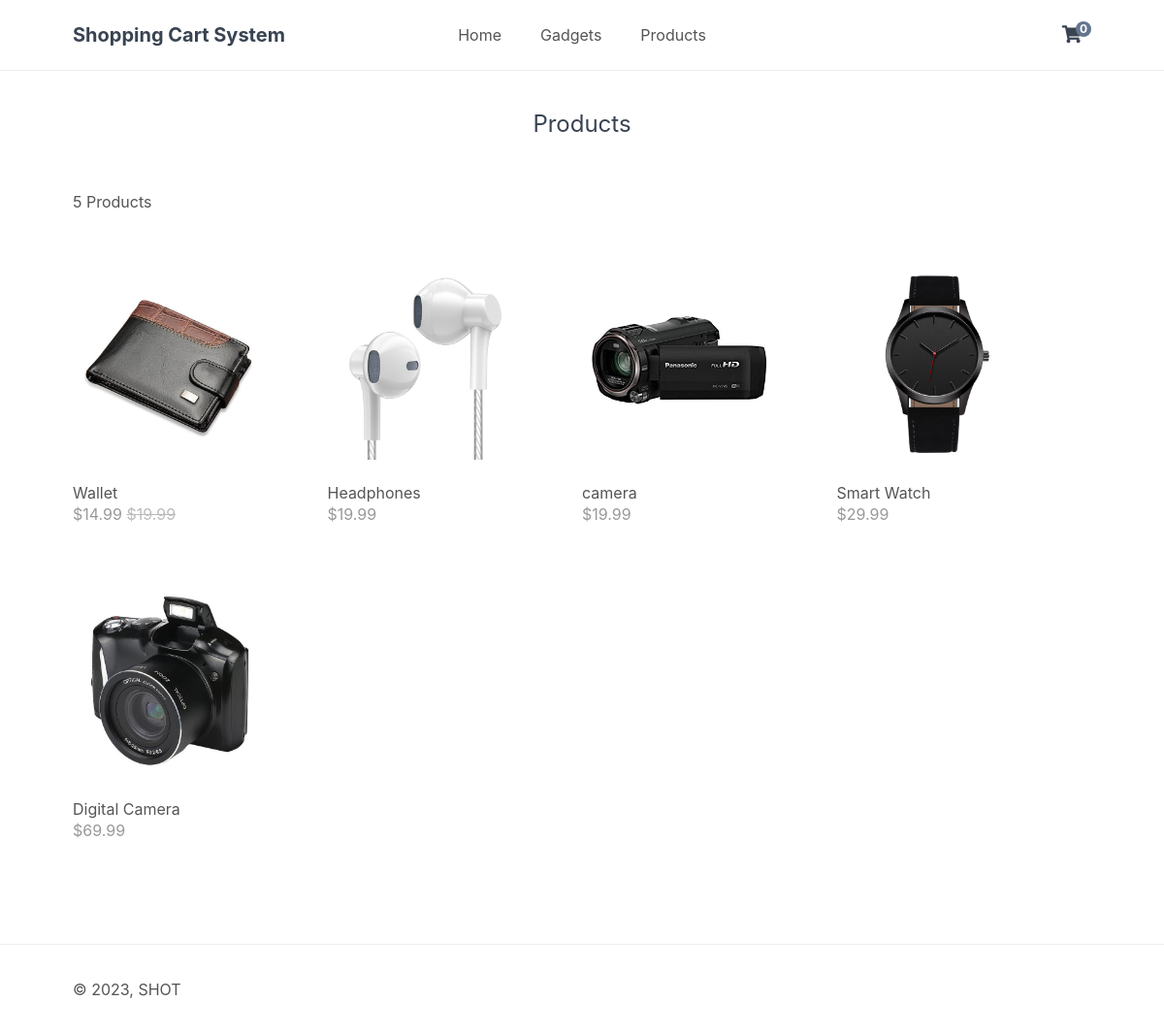
Screenshot of /shoppingcart/index.php?page=products with the database file from the repository.
### tables this page shows
CREATE TABLE `products` (
  `id` int(11) NOT NULL,
  `name` varchar(200) NOT NULL,
  `desc` text NOT NULL,
  `price` decimal(7,2) NOT NULL,
  `rrp` decimal(7,2) NOT NULL DEFAULT 0.00,
  `quantity` int(11) NOT NULL,
  `img` text NOT NULL,
  `date_added` datetime NOT NULL DEFAULT current_timestamp()
);

### shoppingcart/index.php (called while the page is built, shortened)
<?php
include 'functions.php';
$page = isset($_GET['page']) && file_exists($_GET['page'] . '.php') ? $_GET['page'] : 'home';
include $page . '.php';
?>

### shoppingcart/products.php (the view, shortened to what this page needs)
<?php
$num_products_on_each_page = 6;
$current_page = isset($_GET['p']) && is_numeric($_GET['p']) ? (int)$_GET['p'] : 1;
$stmt = $pdo->prepare('SELECT * FROM products ORDER BY date_added DESC LIMIT ?,?');
$stmt->bindValue(1, ($current_page - 1) * $num_products_on_each_page, PDO::PARAM_INT);
$stmt->bindValue(2, $num_products_on_each_page, PDO::PARAM_INT);
$stmt->execute();
$products = $stmt->fetchAll(PDO::FETCH_ASSOC);
$total_products = $pdo->query('SELECT * FROM products')->rowCount();
?>
<?=template_header('Products')?>
<div class="products content-wrapper">
    <h1>Products</h1>
    <p><?=$total_products?> Products</p>
    <div class="products-wrapper">
        <?php foreach ($products as $product): ?>
        <a href="index.php?page=product&id=<?=$product['id']?>" class="product">
            <img src="imgs/<?=$product['img']?>" width="200" height="200" alt="<?=$product['name']?>">
            <span class="name"><?=$product['name']?></span>
            <span class="price">
                &dollar;<?=$product['price']?>
                <?php if ($product['rrp'] > 0): ?>
                <span class="rrp">&dollar;<?=$product['rrp']?></span>
                <?php endif; ?>
            </span>
        </a>
        <?php endforeach; ?>
    </div>
    <div class="buttons">
    </div>
</div>
<?=template_footer()?>

### shoppingcart/style.css (style rules this page uses)
* { box-sizing: border-box; font-family: -apple-system, BlinkMacSystemFont, "segoe ui", roboto, oxygen, ubuntu, cantarell, "fira sans", "droid sans", "helvetica neue", Arial, sans-serif; font-size: 16px; -webkit-font-smoothing: antialiased; -moz-osx-font-smoothing: grayscale; }
html { height: 100%; }
body { position: relative; min-height: 100%; color: #555555; background-color: #FFFFFF; margin: 0; padding-bottom: 100px; }
h1, h2, h3, h4, h5 { color: #394352; }
.content-wrapper { width: 1050px; margin: 0 auto; }
main .recentlyadded .products, main .products .products-wrapper { display: flex; flex-wrap: wrap; align-items: center; justify-content: space-between; padding: 40px 0 0 0; }
main .recentlyadded .products .product, main .products .products-wrapper .product { display: block; overflow: hidden; text-decoration: none; width: 25%; padding-bottom: 60px; }
main .recentlyadded .products .product img, main .products .products-wrapper .product img { transform: scale(1); transition: transform 1s; }
main .recentlyadded .products .product .name, main .products .products-wrapper .product .name { display: block; color: #555555; padding: 20px 0 2px 0; }
main .recentlyadded .products .product .price, main .products .products-wrapper .product .price { display: block; color: #999999; }
main .recentlyadded .products .product .rrp, main .products .products-wrapper .product .rrp { color: #BBBBBB; text-decoration: line-through; }
main > .products h1 { display: block; font-weight: normal; margin: 0; padding: 40px 0; font-size: 24px; text-align: center; width: 100%; }
main > .products .buttons { text-align: right; padding-bottom: 40px; }

### rows the page displays
products: img (picture), name "Wallet", price "14.99", rrp "19.99"
products: img (picture), name "Headphones", price "19.99"
products: img (picture), name "camera", price "19.99"
products: img (picture), name "Smart Watch", price "29.99"
products: img (picture), name "Digital Camera", price "69.99"

### other values shown
$num_items_in_cart "0"
$total_products "5"
